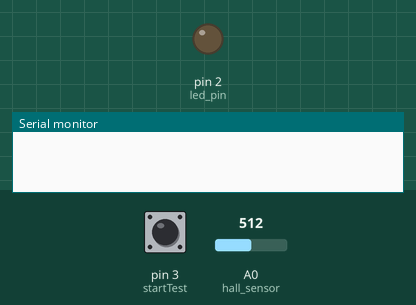
Bench run of a sketch on a simulated Arduino Uno, built with avr-gcc and run on an emulated ATmega328P. Shown: output pins drawn as LEDs (lit = HIGH), the last lines printed to the serial monitor. Inputs (shaded band) come from the test bench; at power-on: pin 3 (startTest) HIGH, A0 (hall_sensor) = 512. Pins used as bus, display or sensor lines are not drawn.

Above: at 1.2 s.
1.3 s: pin 3 (startTest) pulled LOW for 0.15 s
2.9 s: A0 (hall_sensor) set to 340
At 3.02 s:
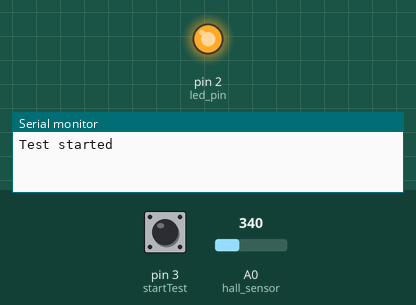
4.6 s: A0 (hall_sensor) set to 306
At 5.2 s:
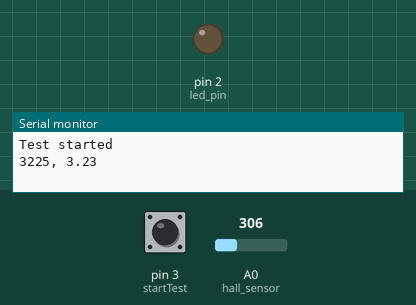
Timing chart, 0 to 7.6 s (numbered marks = the images above; inputs shaded):
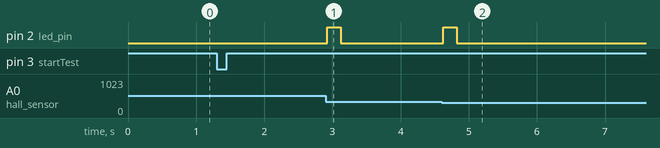

Measured:
- after the input at 2.9 s, pin 2 (led_pin): LOW → HIGH at once, → LOW 0.20 s later
- after the input at 4.6 s, pin 2 (led_pin): LOW → HIGH at once, → LOW 0.20 s later

The sketch:

MainProgram.ino
```cpp
long startTime = 0;
int hall_sensor = A0;
int trigger_mag = 11;
int startTest = 3;
int led_pin = 2;
long long prevTime;
long long currentTime;
long iterCount;
bool testRunning;
long currentMeasure = 0;
long prevMeasure = 0;
long totalTime;
float totalTimeSeconds;
long period = 0;
float periodSeconds;
void setup() {
  // put your setup code here, to run once:
Serial.begin(9600);
pinMode(hall_sensor, INPUT);
pinMode(trigger_mag, OUTPUT);
pinMode(startTest, INPUT_PULLUP);
pinMode(led_pin, OUTPUT);

}

void loop() {
  if (!(digitalRead(startTest))){
    //initiate test
    Serial.println("Test started");
    testRunning = true;
    digitalWrite(trigger_mag, HIGH);
    delay(100);
    digitalWrite(trigger_mag, LOW);
    startTime = millis();
    currentTime = startTime;
    iterCount = 0;
    while (testRunning){

      prevMeasure = currentMeasure;
      currentMeasure = 0;
      for (int i = 0; i <3; i++){
        currentMeasure += analogRead(hall_sensor);
      }
      currentMeasure /= 3;
      // check if magnet is detected.
      if ((prevMeasure - currentMeasure) > 25){
        //Serial.println(prevMeasure - currentMeasure);
        delay(20);
        digitalWrite(trigger_mag, HIGH);
        digitalWrite(led_pin, HIGH);

        if (iterCount != 0){
      //record half period measured
          prevTime = currentTime;
          currentTime = millis();
          if (currentTime-prevTime > 350){
            //periodMeasured[iterCount-1] = currentTime-prevTime; //-100 to account for delay above
            period = currentTime-prevTime;
            Serial.print(period);
            Serial.print(", ");
            totalTime += currentTime-prevTime;
            totalTimeSeconds = float(totalTime)/1000;
            Serial.println(totalTimeSeconds);
            iterCount += 1;
          }
        } else {
          iterCount += 1;
        }
        delay(200);
        digitalWrite(trigger_mag, LOW);
        digitalWrite(led_pin, LOW);
      }
      // finish recordings
      if ((millis() - startTime)/1000 > 300){
        testRunning = false;
        Serial.println(startTime);
      }
      delay(5);
    }
  }


 delay(50);
}
```
